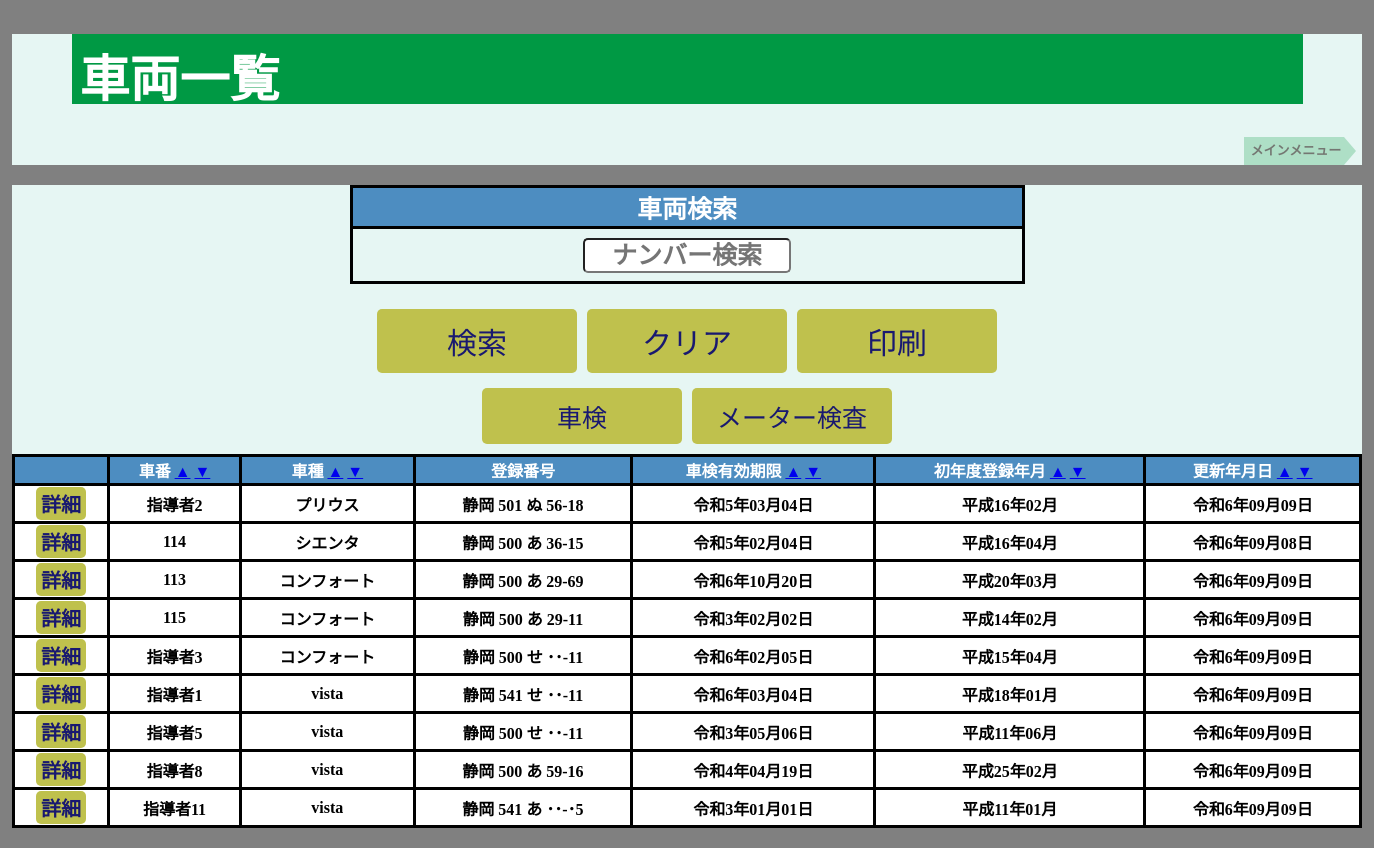
The app's page /vehicles/list.php?sort=car_model&order=desc (signed in) with its own data.
### tables this page shows
CREATE TABLE `vehicles` (
  `car_id` int(11) NOT NULL,
  `car_number_name` varchar(5) NOT NULL COMMENT '車番',
  `car_model` varchar(10) NOT NULL COMMENT '車種',
  `car_name` varchar(30) NOT NULL COMMENT '車名',
  `car_transpottaition` varchar(5) NOT NULL COMMENT '運輸支局',
  `car_classification_no` int(3) NOT NULL COMMENT '分類番号',
  `car_purpose` varchar(1) NOT NULL COMMENT '用途別',
  `car_number` varchar(5) NOT NULL COMMENT '番号',
  `car_chassis_number` varchar(20) NOT NULL COMMENT '車台番号',
  `first_registration_day` date NOT NULL COMMENT '初年度登録年月',
  `vehicle_inspection_day` date NOT NULL COMMENT '車検有効期限',
  `compulsory_automobile_day` date NOT NULL COMMENT '自賠責有効期限',
  `meter_inspection_day` date DEFAULT NULL COMMENT 'メーター検査',
  `lp_gas_day` date DEFAULT NULL COMMENT 'LPガス容器有効',
  `owner_name` varchar(20) NOT NULL COMMENT '所有者（名）',
  `owner_address` varchar(150) NOT NULL COMMENT '所有者住所',
  `user_name` varchar(20) NOT NULL COMMENT '使用者（名）',
  `user_address` varchar(150) NOT NULL COMMENT '使用者（住所）',
  `headquarters_address` int(1) NOT NULL COMMENT '本拠の位置',
  `vehicle_registrationday` datetime NOT NULL COMMENT '登録日',
  `vehicle_updateday` timestamp NOT NULL DEFAULT current_timestamp() ON UPDATE current_timestamp() COMMENT '更新日',
  `is_suspended` tinyint(1) NOT NULL DEFAULT 0
);

### vehicles/list.php (the view, shortened to what this page needs)
<?php
require '../config/config.php';
try {
    $keyword = $_GET['keyword'] ?? '';
    $sort = $_GET['sort'] ?? 'car_number_name';
    $order = $_GET['order'] ?? 'asc';
    $order = ($order === 'desc') ? 'desc' : 'asc';
    $sql = "SELECT * FROM vehicles";
    $sql .= " ORDER BY $sort $order";
    $stmt = $pdoVehicles->prepare($sql);
    $stmt->execute();
    $processedVehicles = $stmt->fetchAll(PDO::FETCH_ASSOC);
    $finalVehicles = [];
    foreach ($processedVehicles as $vehicle) {
        $vehicle['detail_link'] = "update.php?car_id=" . htmlspecialchars($vehicle['car_id'], ENT_QUOTES, 'UTF-8');
        $finalVehicles[] = $vehicle;
    }
} catch (PDOException $e) {
    echo 'データベースエラー: ' . htmlspecialchars($e->getMessage(), ENT_QUOTES, 'UTF-8');
    exit();
}
function convertToJapaneseEra($year) {
    $eras = [
        ['name' => '令和', 'start' => 2019],
        ['name' => '平成', 'start' => 1989],
    ];
    foreach ($eras as $era) {
        if ($year >= $era['start']) {
            $eraYear = $year - $era['start'] + 1;
            return $era['name'] . ($eraYear === 1 ? '元' : $eraYear) . '年';
        }
    }
    return $year . '年';
}
function formatCarNumberPart($part, $is_purpose = false) {
    if (empty($part)) {
        return $is_purpose ? '･' : '･･';
    } elseif (strlen($part) === 1) {
        return '･' . $part;
    }
    return $part;
}
?>
<!DOCTYPE html>
<html lang="ja">
    <head>
        <link rel="stylesheet" href="list.css">
    </head>
    <body>
        <header>
            <h1>車両一覧</h1>
            <nav>
                <ol class="breadcrumb" itemscope itemtype="https://schema.org/BreadcrumbList">
                    <li itemprop="itemListElement" itemscope itemtype="https://schema.org/ListItem">
                        <a itemprop="item" href="../main_menu/index.php">
                            <span itemprop="name">メインメニュー</span>
                        </a>
                    </li>
                </ol>
            </nav>
        </header>
        <main>
            <form action="" method="get" class="search-form">
                <table class="search">
                    <tr>
                        <th colspan="1">車両検索</th>
                    </tr>
                    <tr>
                        <td>
                            <input type="text" placeholder="ナンバー検索" name="keyword" value="<?= htmlspecialchars($keyword, ENT_QUOTES, 'UTF-8') ?>">
                        </td>
                    </tr>
                </table>
                <div class="btn_area">
                    <button type="submit">検索</button>
                    <button type="reset">クリア</button>
                    <button type="button" onclick="window.print()">印刷</button>
                </div>
                <div class="filter-buttons">
                    <button type="submit" name="filter" value="inspection">車検</button>
                    <button type="submit" name="filter" value="meter">メーター検査</button>
                </div>
            </form>
            <div class="print-area">
                <table class="list">
                    <tr>
                        <th></th>
                        <th class="car_number_name">車番
                            <a href="?sort=car_number_name&order=asc">▲</a>
                            <a href="?sort=car_number_name&order=desc">▼</a>
                        </th>
                        <th class="car_model">車種
                            <a href="?sort=car_model&order=asc">▲</a>
                            <a href="?sort=car_model&order=desc">▼</a>
                        </th>
                        <th class="car_">登録番号</th>
                        <th class="vehicle_inspection">車検有効期限
                            <a href="?sort=vehicle_inspection_day&order=asc">▲</a>
                            <a href="?sort=vehicle_inspection_day&order=desc">▼</a>
                        </th>
                        <th class="first_registration">初年度登録年月
                            <a href="?sort=first_registration_day&order=asc">▲</a>
                            <a href="?sort=first_registration_day&order=desc">▼</a>
                        </th>
                        <th class="vehicle_updateday">更新年月日
                            <a href="?sort=vehicle_updateday&order=asc">▲</a>
                            <a href="?sort=vehicle_updateday&order=desc">▼</a>
                        </th>
                    </tr>
                    <?php foreach ($finalVehicles as $vehicle): ?>
                        <tr>
                            <td class="<?= $vehicle['is_suspended'] ? 'suspended' : '' ?>">
                                <a href="<?= htmlspecialchars($vehicle['detail_link'], ENT_QUOTES, 'UTF-8') ?>" class="button">詳細</a>
                            </td>
                            <td class="<?= $vehicle['is_suspended'] ? 'suspended' : '' ?>">
                                <?= htmlspecialchars($vehicle['car_number_name'], ENT_QUOTES, 'UTF-8') ?>
                            </td>
                            <td class="<?= $vehicle['is_suspended'] ? 'suspended' : '' ?>">
                                <?= htmlspecialchars($vehicle['car_model'], ENT_QUOTES, 'UTF-8') ?>
                            </td>
                            <td class="<?= $vehicle['is_suspended'] ? 'suspended' : '' ?>">
                                <?php
                                $transpottaition = formatCarNumberPart($vehicle['car_transpottaition']);
                                $classification_no = formatCarNumberPart($vehicle['car_classification_no']);
                                $purpose = formatCarNumberPart($vehicle['car_purpose'], true);
                                $car_number_parts = explode('-', $vehicle['car_number']);
                                $number01 = formatCarNumberPart($car_number_parts[0] ?? '');
                                $number02 = formatCarNumberPart($car_number_parts[1] ?? '');
                                echo htmlspecialchars($transpottaition . ' ' . $classification_no . ' ' . $purpose . ' ' . $number01 . '-' . $number02, ENT_QUOTES, 'UTF-8');
                                ?>
                            </td>
                            <td class="<?= $vehicle['is_suspended'] ? 'suspended' : '' ?>">
                                <?php
                                $inspectionYear = date('Y', strtotime($vehicle['vehicle_inspection_day']));
                                $inspectionMonthDay = date('m月d日', strtotime($vehicle['vehicle_inspection_day']));
                                echo htmlspecialchars(convertToJapaneseEra($inspectionYear) . $inspectionMonthDay, ENT_QUOTES, 'UTF-8');
                                ?>
                            </td>
                            <td class="<?= $vehicle['is_suspended'] ? 'suspended' : '' ?>">
                                <?php
                                $firstRegYear = date('Y', strtotime($vehicle['first_registration_day']));
                                $firstRegMonth = date('m月', strtotime($vehicle['first_registration_day']));
                                echo htmlspecialchars(convertToJapaneseEra($firstRegYear) . $firstRegMonth, ENT_QUOTES, 'UTF-8');
                                ?>
                            </td>
                            <td class="<?= $vehicle['is_suspended'] ? 'suspended' : '' ?>">
                                <?php
                                $updatedYear = date('Y', strtotime($vehicle['vehicle_updateday']));
                                $updatedMonthDay = date('m月d日', strtotime($vehicle['vehicle_updateday']));
                                echo htmlspecialchars(convertToJapaneseEra($updatedYear) . $updatedMonthDay, ENT_QUOTES, 'UTF-8');
                                ?>
                            </td>
                        </tr>
                    <?php endforeach ?>
                </table>
            </div>
        </main>
    </body>
</html>

### vehicles/list.css (style rules this page uses)
body { background: #808080; }
header, main, footer { width: 1350px; margin: 0 auto; background-color: #e6f6f3; }
h1 { font-size: 50px; padding: 5px 8px; color: #fff; background: #094; margin-left: auto; margin-right: auto; width: 90%; height: 60px; }
.breadcrumb { margin: 0 5px 20px 0; padding: 0; list-style: none; text-align: right; }
.breadcrumb li { position: relative; display: inline-block; font-weight: bold; margin-right: 0.8em; }
.breadcrumb li:after { content: ""; position: absolute; top: 0; left: 100%; border-style: solid; border-color: transparent; border-left-color: #aedfc6; border-width: 14px 12px; width: 0; height: 0; }
.breadcrumb li a { display: inline-block; padding: 0 3px 0 7px; height: 28px; line-height: 28px; text-decoration: none; color: #747772; background: #aedfc6; font-size: 13px; }
table.search { border-collapse: collapse; width: 50%; margin: 0 auto 20px auto; text-align: center; }
table.search th { font-size: 25px; border: 3px solid #000; background-color: #4d8dc1; color: #fff; }
table.search td { height: 50px; border: 3px solid #000; color: #ffffff00; }
select, input { font-weight: bold; font-size: 25px; border-radius: 5px; color: #000; background-color: #FFF; width: 200px; text-align: center; }
table.list th, td { white-space: nowrap; }
table.list { border-collapse: collapse; margin: 0 auto 20px auto; text-align: center; width: 100%; }
table.list th { border: 3px solid #000; background-color: #4d8dc1; color: #fff; }
table.list td { font-weight: bold; border: 3px solid #000; color: #000; background-color: #fff; }
.btn_area { display: flex; justify-content: center; margin: 5px 0; }
.btn_area button { font-size: 30px; width: 200px; cursor: pointer; background-color: #bfc14d; margin: 5px; border: none; border-radius: 5px; color: #191970; padding: 10px; }
.filter-buttons { display: flex; justify-content: center; margin: 5px 0; }
.filter-buttons button { width: 200px; margin: 5px; font-size: 25px; background-color: #bfc14d; border: none; border-radius: 5px; color: #191970; padding: 10px; }
.button { font-size: 20px; width: 50px; cursor: pointer; background-color: #bfc14d; color: #191970; text-align: center; display: inline-block; padding: 2px 0; border-radius: 5px; text-decoration: none; }

### records on screen
vehicles: car_number_name "指導者2", car_model "プリウス", car_transpottaition+car_classification_no+car_purpose "静岡 501 ぬ 56-18", vehicle_inspection_day "令和5年03月04日", first_registration_day "平成16年02月", vehicle_updateday "令和6年09月09日"
vehicles: car_number_name "114", car_model "シエンタ", car_transpottaition+car_classification_no+car_purpose "静岡 500 あ 36-15", vehicle_inspection_day "令和5年02月04日", first_registration_day "平成16年04月", vehicle_updateday "令和6年09月08日"
vehicles: car_number_name "113", car_model "コンフォート", car_transpottaition+car_classification_no+car_purpose "静岡 500 あ 29-69", vehicle_inspection_day "令和6年10月20日", first_registration_day "平成20年03月", vehicle_updateday "令和6年09月09日"
vehicles: car_number_name "115", car_model "コンフォート", car_transpottaition+car_classification_no+car_purpose "静岡 500 あ 29-11", vehicle_inspection_day "令和3年02月02日", first_registration_day "平成14年02月", vehicle_updateday "令和6年09月09日"
vehicles: car_number_name "指導者3", car_model "コンフォート", car_transpottaition+car_classification_no+car_purpose "静岡 500 せ ･･-11", vehicle_inspection_day "令和6年02月05日", first_registration_day "平成15年04月", vehicle_updateday "令和6年09月09日"
vehicles: car_number_name "指導者1", car_model "vista", car_transpottaition+car_classification_no+car_purpose "静岡 541 せ ･･-11", vehicle_inspection_day "令和6年03月04日", first_registration_day "平成18年01月", vehicle_updateday "令和6年09月09日"
vehicles: car_number_name "指導者5", car_model "vista", car_transpottaition+car_classification_no+car_purpose "静岡 500 せ ･･-11", vehicle_inspection_day "令和3年05月06日", first_registration_day "平成11年06月", vehicle_updateday "令和6年09月09日"
vehicles: car_number_name "指導者8", car_model "vista", car_transpottaition+car_classification_no+car_purpose "静岡 500 あ 59-16", vehicle_inspection_day "令和4年04月19日", first_registration_day "平成25年02月", vehicle_updateday "令和6年09月09日"
vehicles: car_number_name "指導者11", car_model "vista", car_transpottaition+car_classification_no+car_purpose "静岡 541 あ ･･-･5", vehicle_inspection_day "令和3年01月01日", first_registration_day "平成11年01月", vehicle_updateday "令和6年09月09日"
